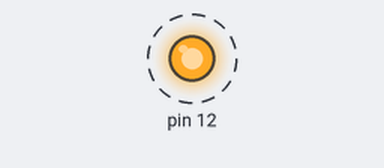
Recording of a program running on a simulated Raspberry Pi (header pin numbers). Parts: output pins drawn as LEDs (lit = HIGH). Dashed ring = blinking.

Above: at 0.2 s.
Timing chart, 0 to 3.0 s (numbered marks = the images above):
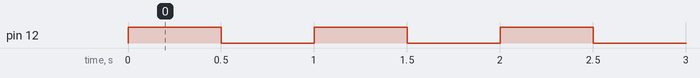

The program:

LED_2.py
```python
"""
==== Prof. Kartik V. Bulusu
==== MAE Department, SEAS GWU
==== Description
======== This program is for continuously blinking an LED wired to Raspberry PI
======== It has been written exclusively for CS1010 students in GWU.
======== It may not be used for any other purposes unless author's prior permission is aquired.
"""

import RPi.GPIO as GPIO
import time

GPIO.setmode(GPIO.BOARD)

GPIO.setup(12, GPIO.OUT)

def loop():
    while True:
        GPIO.output(12, GPIO.HIGH)
        time.sleep(0.5)
        GPIO.output(12, GPIO.LOW)
        time.sleep(0.5)

def destroy():
    GPIO.output(12, GPIO.LOW)    # Turn off all leds
    GPIO.cleanup()

if __name__ == "__main__":
    try:
        loop()
    except KeyboardInterrupt:
        destroy()
```

Measured:
- by itself, pin 12: alternates HIGH for 0.50 s and LOW for 0.50 s
